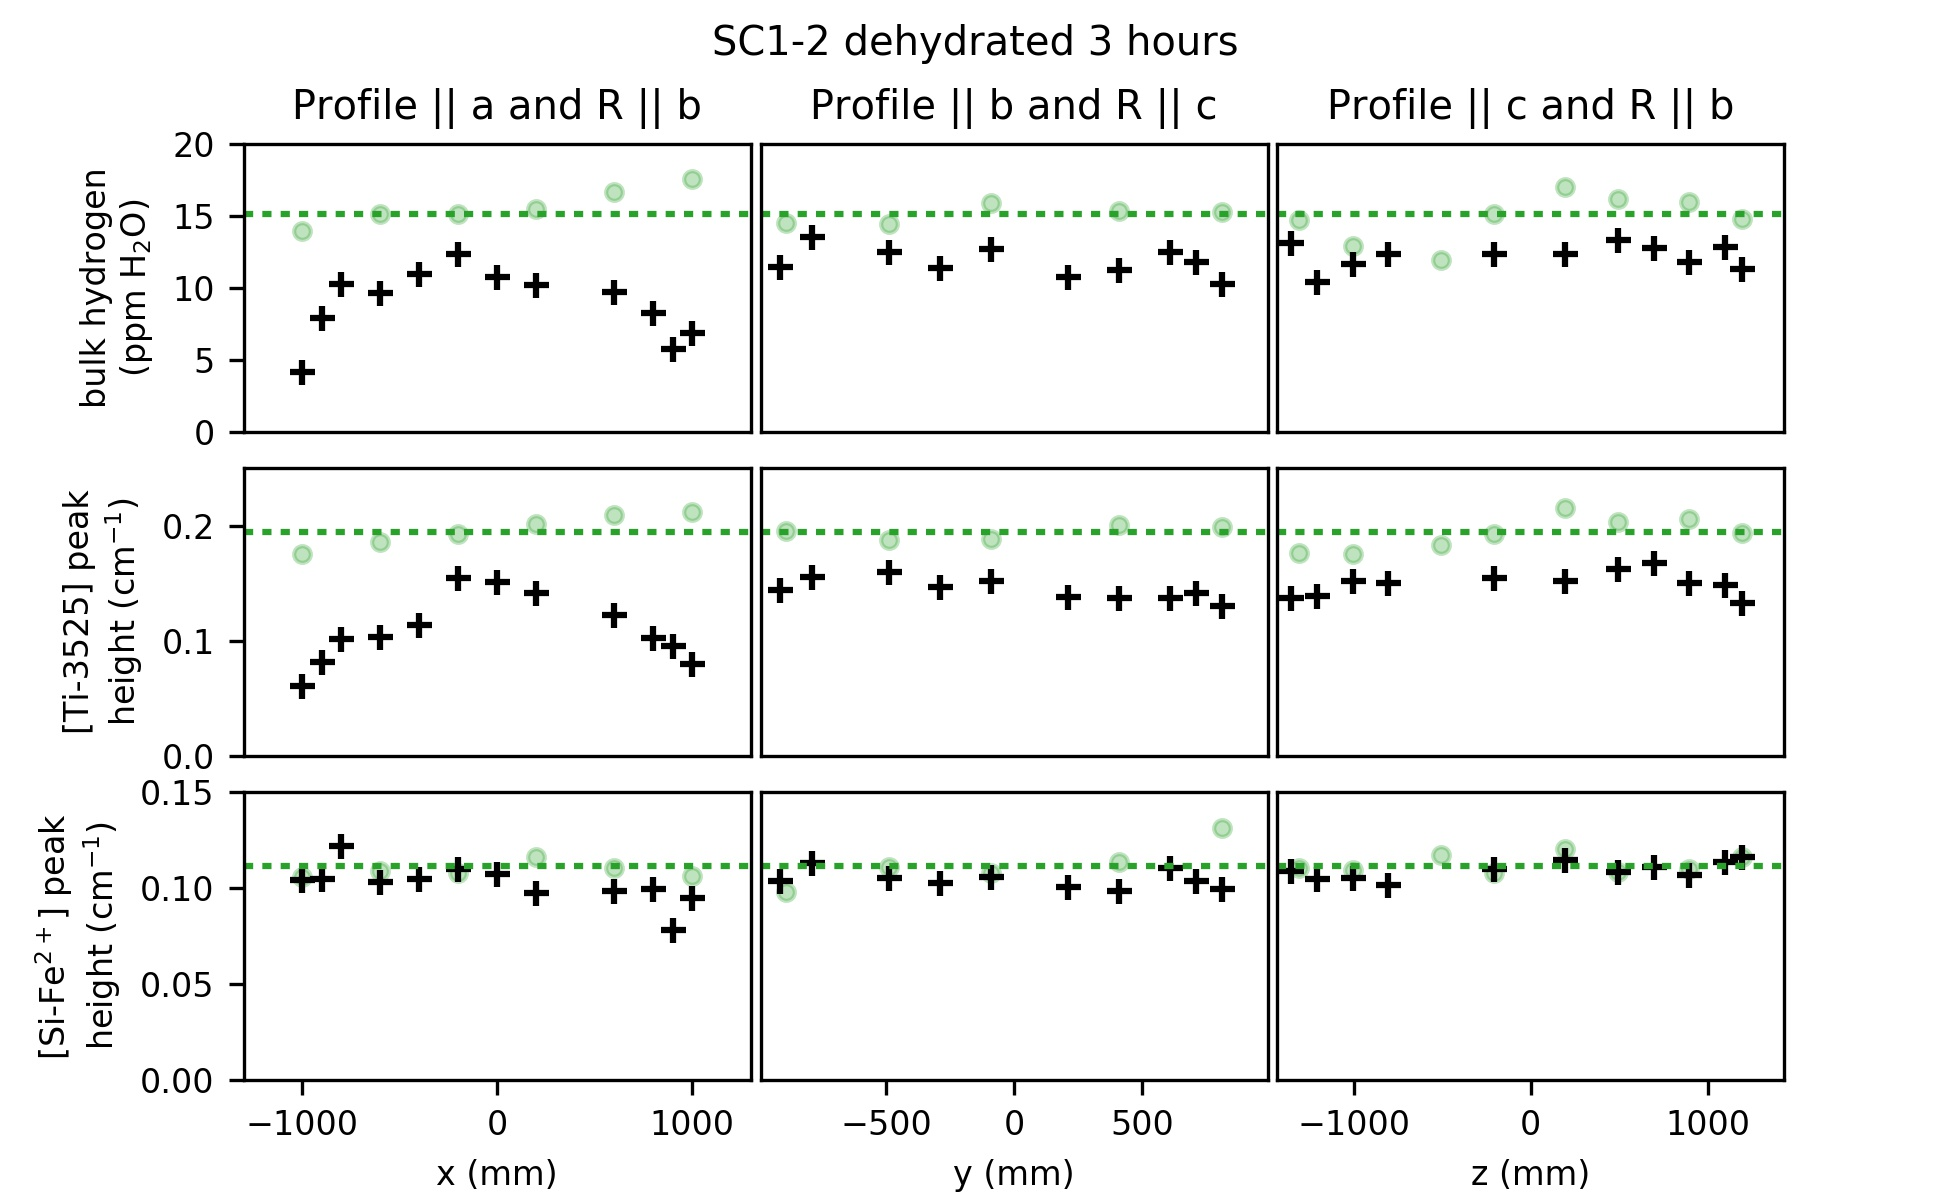

Python code for this plot:
# -*- coding: utf-8 -*-
"""
Created on Thu Mar 16 21:25:29 2017

@author: Elizabeth

Dehydration profiles for San Carlos olivine SC1-2 after 3 hours

Data details and peak heights are in SanCarlos_spectra.py. Baselines
were created in SanCarlos_baselines.py and are stored in the same
folder as the original FTIR data.
"""
from __future__ import print_function, division
from olivine.SanCarlos import SanCarlos_spectra as SC
import matplotlib.pyplot as plt
import itertools
import numpy as np
   
peaks = SC.peaks

#%%
# blocks of data to be plotted
wb2 = SC.wb_800C_hyd
wb1 = SC.wb_800C_3hr

# WHY DOES THE ORDER MATTER SO MUCH FOR wb2?
wb_list = [wb1, wb2]

# set up areas and convert them to water concentrations
conversion_factor_area2water = 0.6 # see Table1_concentrations.py
for wb in wb_list:
    wb.get_baselines()
    wb.make_areas()
    for prof in wb.profiles:
        prof.areas = list(prof.areas * conversion_factor_area2water)
    wb.areas = [prof.areas for prof in wb.profiles]
    wb.peak_heights = [prof.peak_heights for prof in wb.profiles]

#%%

#% the figure
style2 = {'color':'#2ca02c', 'marker':'o', 'linestyle': 'none', 'markersize':4,
          'alpha':0.3}
styledata = {'color':'k', 'marker':'+', 'linestyle':'none', 'markersize':6,
             'markeredgewidth':1.5}
style7 = {'color':'#ff7f0e', 'marker':'s', 'linestyle': 'none', 'markersize':4}
styleD = {'color': 'grey', 'linestyle':'-', 'linewidth':3}

fig = plt.figure()
fig.set_size_inches(6.5, 4)
xstart = 0.125
ypstart = 0.1
wgap = 0.005
width = 0.26
height = 0.24
hgap = 0.03
axes = []

# create axes
for peak in range(3):
    ax1 = fig.add_axes([xstart, ypstart, width, height])
    ax2 = fig.add_axes([xstart+width+wgap, ypstart, width, height])
    ax3 = fig.add_axes([xstart+2*width+2*wgap, ypstart, width, height])
    ax1.set_xlim(-1300, 1300)
    ax2.set_xlim(-950, 950)
    ax3.set_xlim(-1300, 1300)
    axes.append([ax1, ax2, ax3])
    ypstart = ypstart + hgap + height

# label the axes    
for idx, ax3 in enumerate(axes):
    for ax in ax3:
        if idx != 0:
            ax.axes.get_xaxis().set_ticks([])
    ax3[1].axes.get_yaxis().set_ticks([])
    ax3[2].axes.get_yaxis().set_ticks([])
axes[0][0].set_xlabel('x (mm)')
axes[0][1].set_xlabel('y (mm)')
axes[0][2].set_xlabel('z (mm)')
axes[-1][0].set_ylabel('bulk hydrogen\n(ppm H$_2$O)')
axes[0][0].set_ylabel('[Si-Fe$^{2+}$] peak\nheight (cm$^{-1}$)')
axes[1][0].set_ylabel('[Ti-3525] peak\nheight (cm$^{-1}$)')

# axes limits
ytops = iter([0.15, 0.25, 20])
for idx in range(len(axes)):
    ytop = next(ytops)
    for ax in axes[idx]:
        ax.set_ylim(0, ytop)

# plot bulk H
idx = 2
wb2.plot_areas_3panels(axes3=axes[idx], styles3=[style2]*3, 
                       centered=True, show_errorbars=False)
wb1.plot_areas_3panels(axes3=axes[idx], styles3=[styledata]*3,
                       centered=True, show_errorbars=False)

# peak heights
for idx in range(2):
    wb2.plot_areas_3panels(axes3=axes[idx], styles3=[style2]*3, 
                           centered=True, show_errorbars=False, 
                           peak_idx=idx, heights_instead=True)
    wb1.plot_areas_3panels(axes3=axes[idx], styles3=[styledata]*3, 
                           centered=True, show_errorbars=False, 
                           peak_idx=idx, heights_instead=True)    
    axes[idx][1].set_title('')

for ax, direction, raypath in zip(axes[-1], wb2.directions, wb2.raypaths):
    ax.set_title(''.join(('Profile || ', direction, ' and R || ', raypath)))

fig.suptitle('SC1-2 dehydrated 3 hours')

# initial = mean of the initial across all profiles
initials = [0]*3
initials[2] = np.mean(list(itertools.chain(*wb2.areas)))
for idx in range(2):
    x, y = wb2.xy_picker(peak_idx=idx, wholeblock=False, heights_instead=True)
    initials[idx] = np.mean(list(itertools.chain(*y)))
for ax3, init in zip(axes, initials):
    for ax in ax3:
        ax.plot(ax.get_xlim(), [init, init], ':', color=style2['color'])

fig.savefig(SC.thisfolder+'\..\SuppFig5_SC_dehyd_3hr.jpg', 
            dpi=300, format='jpg')        
